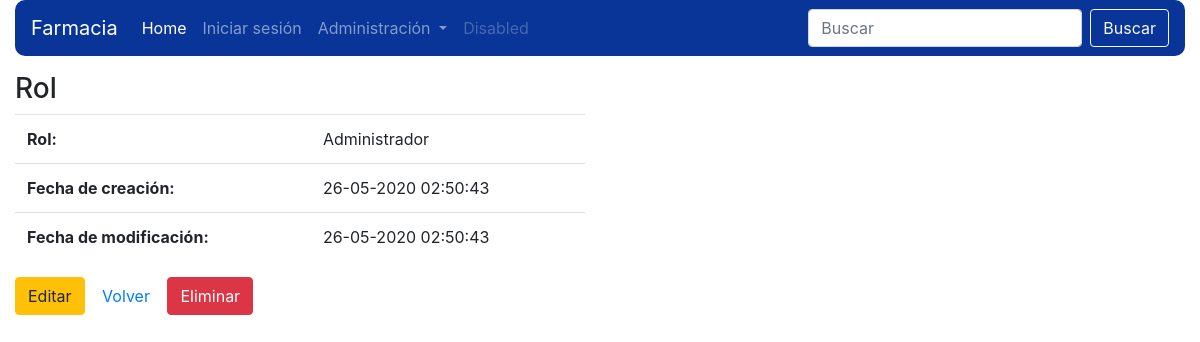
The app's page /verRol.php?id=1 with its own data.
### tables this page shows
CREATE TABLE `roles` (
  `id` int(11) NOT NULL,
  `nombre` varchar(50) NOT NULL,
  `created_at` datetime DEFAULT NULL,
  `updated_at` datetime DEFAULT NULL
);

### class/modelo.php (called while the page is built, shortened)
<?php
class Modelo
{
	public function __construct(){
		$this->_db = new Database;
	}
}

### class/rolModel.php (called while the page is built, shortened)
<?php
require_once('modelo.php');
class rolModel extends Modelo
{
	public function getRolId($id){
		$id = (int) $id;
		$rol = $this->_db->prepare("SELECT id, nombre, created_at, updated_at FROM roles WHERE id = ?");
		$rol->bindParam(1, $id);
		$rol->execute();
		return $rol->fetch();
	}
}

### verRol.php (the view, shortened to what this page needs)
<?php
require('class/rolModel.php');
$roles = new rolModel;
if (isset($_GET['id'])) {
	$id = filter_var($_GET['id'], FILTER_VALIDATE_INT);
	$res = $roles->getRolId($id);
}
?>
<!DOCTYPE html>
<html>
<head>
	<link rel="stylesheet" href="https://stackpath.bootstrapcdn.com/bootstrap/4.4.1/css/bootstrap.min.css">
</head>
<body>
	<div class="container-fluid">
		<?php include('header.php'); ?>
		<div class="row">
			<div class="col-md-6 mt-3">
				<h3>Rol</h3>
				<table class="table table-hover">
					<tr>
						<th>Rol:</th>
						<td><?php echo $res['nombre']; ?></td>
					</tr>
					<tr>
						<th>Fecha de creación:</th>
						<td>
							<?php
								$fecha_reg = new DateTime($res['created_at']);
								echo $fecha_reg->format('d-m-Y H:i:s');
							?>
						</td>
					</tr>
					<tr>
						<th>Fecha de modificación:</th>
						<td>
							<?php
								$fecha_mod = new DateTime($res['updated_at']);
								echo $fecha_mod->format('d-m-Y H:i:s');
							?>
						</td>
					</tr>
				</table>
				<p>
					<a href="editRol.php?id=<?php echo $res['id']; ?>" class="btn btn-warning">Editar</a>
					<a href="roles.php" class="btn btn-link">Volver</a>
					<a href="delRol.php?id=<?php echo $res['id']; ?>" class="btn btn-danger">Eliminar</a>
				</p>
			</div>
		</div>
	</div>
</body>
</html>

### records on screen
roles: nombre "Administrador", created_at "26-05-2020 02:50:43", updated_at "26-05-2020 02:50:43"
